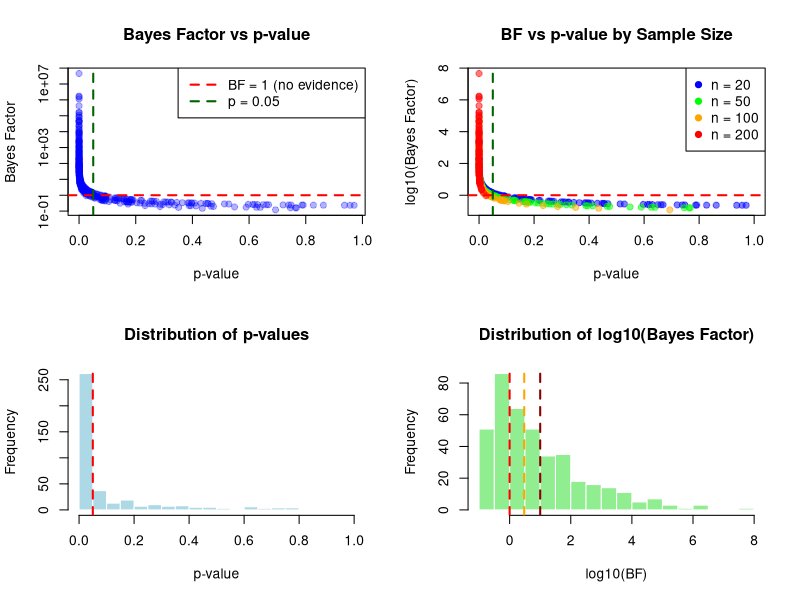

Reproduce this figure in R.
# ============================================================================
# Bayesian Statistics
# ============================================================================

# Agenda:
# - Bayesian Inference
# - Priors
# - Bayesian Point Estimates
# - Bayesian Hypothesis Testing
# - Bayes Factors
# - Applications

cat(strrep("=", 80), "\n")
cat("Bayesian Statistics\n")
cat(strrep("=", 80), "\n\n")

# ============================================================================
# Bayes Factors
# ============================================================================

cat("\n")
cat(strrep("=", 80), "\n")
cat("Bayes Factors\n")
cat(strrep("=", 80), "\n\n")

cat("Bayes factors provide a way to quantify evidence for one hypothesis\n")
cat("relative to another hypothesis.\n\n")

cat("Definition:\n")
cat("  Bayes Factor (BF) = P(Data | H1) / P(Data | H0)\n")
cat("  where H1 is the alternative hypothesis and H0 is the null hypothesis\n\n")

cat("Interpretation:\n")
cat("  BF > 1:  Evidence favors H1 (alternative)\n")
cat("  BF < 1:  Evidence favors H0 (null)\n")
cat("  BF = 1:  No preference between hypotheses\n\n")

cat("Common interpretation scale (Kass & Raftery, 1995):\n")
cat("  BF < 1/10:    Strong evidence for H0\n")
cat("  1/10 < BF < 1/3:  Moderate evidence for H0\n")
cat("  1/3 < BF < 1:     Weak evidence for H0\n")
cat("  BF = 1:           No evidence either way\n")
cat("  1 < BF < 3:       Weak evidence for H1\n")
cat("  3 < BF < 10:      Moderate evidence for H1\n")
cat("  BF > 10:          Strong evidence for H1\n\n")

# ============================================================================
# Example: Bayes Factor Calculation
# ============================================================================

cat(strrep("=", 80), "\n")
cat("Example: Comparing Bayes Factor and p-value\n")
cat(strrep("=", 80), "\n\n")

# Simulate data for demonstration
set.seed(123)
n <- 50
mu_null <- 0
mu_alt <- 0.5
sigma <- 1
data <- rnorm(n, mean = mu_alt, sd = sigma)

cat("Simulated data:\n")
cat("  Sample size: n =", n, "\n")
cat("  True mean:", mu_alt, "\n")
cat("  True SD:", sigma, "\n")
cat("  Sample mean:", round(mean(data), 4), "\n")
cat("  Sample SD:", round(sd(data), 4), "\n\n")

# Frequentist p-value
t_test <- t.test(data, mu = mu_null)
pvalue <- t_test$p.value

cat("Frequentist t-test:\n")
cat("  H0: μ = 0\n")
cat("  Ha: μ ≠ 0\n")
cat("  t-statistic:", round(t_test$statistic, 4), "\n")
cat("  p-value:", round(pvalue, 4), "\n\n")

# Bayesian analysis with Bayes Factor
# Using BayesFactor package for proper Bayes factor calculation
if (!require("BayesFactor", quietly = TRUE)) {
  cat("Installing BayesFactor package...\n")
  install.packages("BayesFactor", repos = "http://cran.r-project.org")
  library(BayesFactor)
}

# Calculate Bayes Factor using ttestBF
bf_result <- ttestBF(data, mu = mu_null)
bayes_factor <- exp(bf_result@bayesFactor$bf)

cat("Bayesian t-test (Bayes Factor):\n")
cat("  H0: μ = 0\n")
cat("  H1: μ ≠ 0\n")
cat("  Bayes Factor (BF10):", round(bayes_factor, 4), "\n\n")

cat("Interpretation:\n")
if (bayes_factor > 10) {
  cat("  Strong evidence for H1 (μ ≠ 0)\n")
} else if (bayes_factor > 3) {
  cat("  Moderate evidence for H1 (μ ≠ 0)\n")
} else if (bayes_factor > 1) {
  cat("  Weak evidence for H1 (μ ≠ 0)\n")
} else if (bayes_factor > 1/3) {
  cat("  Weak evidence for H0 (μ = 0)\n")
} else if (bayes_factor > 1/10) {
  cat("  Moderate evidence for H0 (μ = 0)\n")
} else {
  cat("  Strong evidence for H0 (μ = 0)\n")
}
cat("\n")

# ============================================================================
# Comparison: Bayes Factor vs p-value
# ============================================================================

cat(strrep("=", 80), "\n")
cat("Comparison: Bayes Factor vs p-value\n")
cat(strrep("=", 80), "\n\n")

cat("For comparison, we calculated:\n")
cat("  - Bayes factor:", round(bayes_factor, 3), "\n")
cat("  - Frequentist p-value:", round(pvalue, 3), "\n\n")

cat("Key observations:\n\n")

cat("1. Different interpretations:\n")
cat("   - p-value: Probability of observing data at least as extreme as what\n")
cat("              we observed, assuming H0 is true\n")
cat("   - Bayes factor: Ratio of evidence for H1 relative to H0\n\n")

cat("2. Bayes factors and p-values are sort of comparable, but are not identical\n\n")

cat("3. Theoretical relationship:\n")
cat("   In fact, it is a theorem that in situations like this the Bayes factor\n")
cat("   is always larger than the p-value, at least asymptotically.\n\n")

cat("4. Implications:\n")
cat("   This makes Bayesian tests more conservative, less likely to reject\n")
cat("   the null hypothesis, than frequentists.\n\n")

cat("5. Philosophical question:\n")
cat("   Either the frequentists are too optimistic or the Bayesians are too\n")
cat("   conservative, or perhaps both.\n\n")

# ============================================================================
# Visualization: BF vs p-value relationship
# ============================================================================

cat("Creating visualization of Bayes Factor vs p-value relationship...\n\n")

# Simulate multiple datasets to show relationship
n_sims <- 100
sample_sizes <- c(20, 50, 100, 200)
results <- data.frame()

for (n_size in sample_sizes) {
  for (i in 1:n_sims) {
    sim_data <- rnorm(n_size, mean = 0.3, sd = 1)
    
    # p-value
    t_result <- t.test(sim_data, mu = 0)
    p <- t_result$p.value
    
    # Bayes factor
    bf <- tryCatch({
      bf_obj <- ttestBF(sim_data, mu = 0)
      exp(bf_obj@bayesFactor$bf)
    }, error = function(e) NA)
    
    if (!is.na(bf) && is.finite(bf)) {
      results <- rbind(results, data.frame(
        n = n_size,
        pvalue = p,
        bayes_factor = bf,
        log_bf = log10(bf)
      ))
    }
  }
}

# Create plots
par(mfrow = c(2, 2))

# Plot 1: Scatter plot of BF vs p-value
plot(results$pvalue, results$bayes_factor,
     xlab = "p-value",
     ylab = "Bayes Factor",
     main = "Bayes Factor vs p-value",
     pch = 19,
     col = rgb(0, 0, 1, 0.3),
     log = "y")
abline(h = 1, col = "red", lty = 2, lwd = 2)
abline(v = 0.05, col = "darkgreen", lty = 2, lwd = 2)
legend("topright", 
       legend = c("BF = 1 (no evidence)", "p = 0.05"),
       col = c("red", "darkgreen"),
       lty = 2,
       lwd = 2)

# Plot 2: By sample size
colors <- c("blue", "green", "orange", "red")
plot(NULL, NULL,
     xlim = c(0, 1),
     ylim = range(results$log_bf),
     xlab = "p-value",
     ylab = "log10(Bayes Factor)",
     main = "BF vs p-value by Sample Size")
for (i in seq_along(sample_sizes)) {
  subset_data <- results[results$n == sample_sizes[i], ]
  points(subset_data$pvalue, subset_data$log_bf,
         pch = 19,
         col = rgb(col2rgb(colors[i])[1]/255, 
                   col2rgb(colors[i])[2]/255, 
                   col2rgb(colors[i])[3]/255, 0.5))
}
abline(h = 0, col = "red", lty = 2, lwd = 2)
abline(v = 0.05, col = "darkgreen", lty = 2, lwd = 2)
legend("topright",
       legend = paste("n =", sample_sizes),
       col = colors,
       pch = 19)

# Plot 3: Histogram of p-values
hist(results$pvalue,
     breaks = 20,
     main = "Distribution of p-values",
     xlab = "p-value",
     col = "lightblue",
     border = "white")
abline(v = 0.05, col = "red", lty = 2, lwd = 2)

# Plot 4: Histogram of log(BF)
hist(results$log_bf,
     breaks = 20,
     main = "Distribution of log10(Bayes Factor)",
     xlab = "log10(BF)",
     col = "lightgreen",
     border = "white")
abline(v = 0, col = "red", lty = 2, lwd = 2)
abline(v = log10(3), col = "orange", lty = 2, lwd = 2)
abline(v = log10(10), col = "darkred", lty = 2, lwd = 2)

par(mfrow = c(1, 1))

cat("Visualization complete!\n\n")

# ============================================================================
# Decision boundaries comparison
# ============================================================================

cat(strrep("=", 80), "\n")
cat("Decision Boundaries: Frequentist vs Bayesian\n")
cat(strrep("=", 80), "\n\n")

# Count decisions at α = 0.05
freq_reject <- sum(results$pvalue < 0.05)
bayes_reject_weak <- sum(results$bayes_factor > 1)
bayes_reject_moderate <- sum(results$bayes_factor > 3)
bayes_reject_strong <- sum(results$bayes_factor > 10)

cat("Decision summary (out of", nrow(results), "simulations):\n\n")
cat("Frequentist (α = 0.05):\n")
cat("  Reject H0:", freq_reject, "(", 
    round(100 * freq_reject / nrow(results), 1), "%)\n\n")

cat("Bayesian:\n")
cat("  Any evidence for H1 (BF > 1):", bayes_reject_weak, "(",
    round(100 * bayes_reject_weak / nrow(results), 1), "%)\n")
cat("  Moderate evidence (BF > 3):", bayes_reject_moderate, "(",
    round(100 * bayes_reject_moderate / nrow(results), 1), "%)\n")
cat("  Strong evidence (BF > 10):", bayes_reject_strong, "(",
    round(100 * bayes_reject_strong / nrow(results), 1), "%)\n\n")

cat("This demonstrates that Bayesian tests are generally more conservative.\n\n")

# ============================================================================
# Summary
# ============================================================================

cat("\n")
cat(strrep("=", 80), "\n")
cat("Summary: Bayesian Statistics\n")
cat(strrep("=", 80), "\n\n")

cat("Key concepts covered:\n\n")

cat("1. Bayesian Inference\n")
cat("   - Updating beliefs based on data using Bayes' theorem\n")
cat("   - Prior × Likelihood = Posterior (up to normalization)\n\n")

cat("2. Priors\n")
cat("   - Represent initial beliefs before seeing data\n")
cat("   - Can be informative (based on previous knowledge) or non-informative\n")
cat("   - Choice of prior affects posterior, especially with small samples\n\n")

cat("3. Bayesian Point Estimates\n")
cat("   - Posterior mean: E[θ|data]\n")
cat("   - Posterior median: 50th percentile of posterior\n")
cat("   - Maximum a posteriori (MAP): mode of posterior\n\n")

cat("4. Bayesian Hypothesis Testing\n")
cat("   - Compare models/hypotheses rather than just reject/fail to reject\n")
cat("   - Posterior probability of hypotheses\n")
cat("   - More intuitive interpretation than p-values\n\n")

cat("5. Bayes Factors\n")
cat("   - Ratio of evidence for one hypothesis vs another\n")
cat("   - BF = P(Data|H1) / P(Data|H0)\n")
cat("   - Continuous measure of evidence (not just binary decision)\n")
cat("   - Generally more conservative than frequentist tests\n\n")

cat("Applications:\n")
cat("  - Pattern recognition\n")
cat("  - Spam detection\n")
cat("  - Search for lost objects\n")
cat("  - Medical diagnosis\n")
cat("  - Machine learning (Bayesian networks, naive Bayes)\n")
cat("  - A/B testing\n")
cat("  - Parameter estimation with uncertainty quantification\n\n")

cat("Important notes:\n")
cat("  - Calculations are trivial in our examples so far, not usually the case\n")
cat("  - Real-world Bayesian inference often requires:\n")
cat("    * Markov Chain Monte Carlo (MCMC) methods\n")
cat("    * Variational inference\n")
cat("    * Approximate Bayesian computation (ABC)\n")
cat("  - Modern computational tools make Bayesian methods practical\n")
cat("    (e.g., Stan, PyMC, JAGS, BayesFactor in R)\n\n")

cat("Philosophical perspective:\n")
cat("  Frequentist: Probability = long-run frequency\n")
cat("  Bayesian: Probability = degree of belief\n\n")
cat("  Neither approach is universally 'better' - they answer different questions\n")
cat("  and make different assumptions. Choose based on:\n")
cat("    - Nature of the problem\n")
cat("    - Available prior information\n")
cat("    - Desired interpretation of results\n")
cat("    - Computational resources\n\n")

cat(strrep("=", 80), "\n")
cat("Bayesian Statistics Complete!\n")
cat(strrep("=", 80), "\n")
